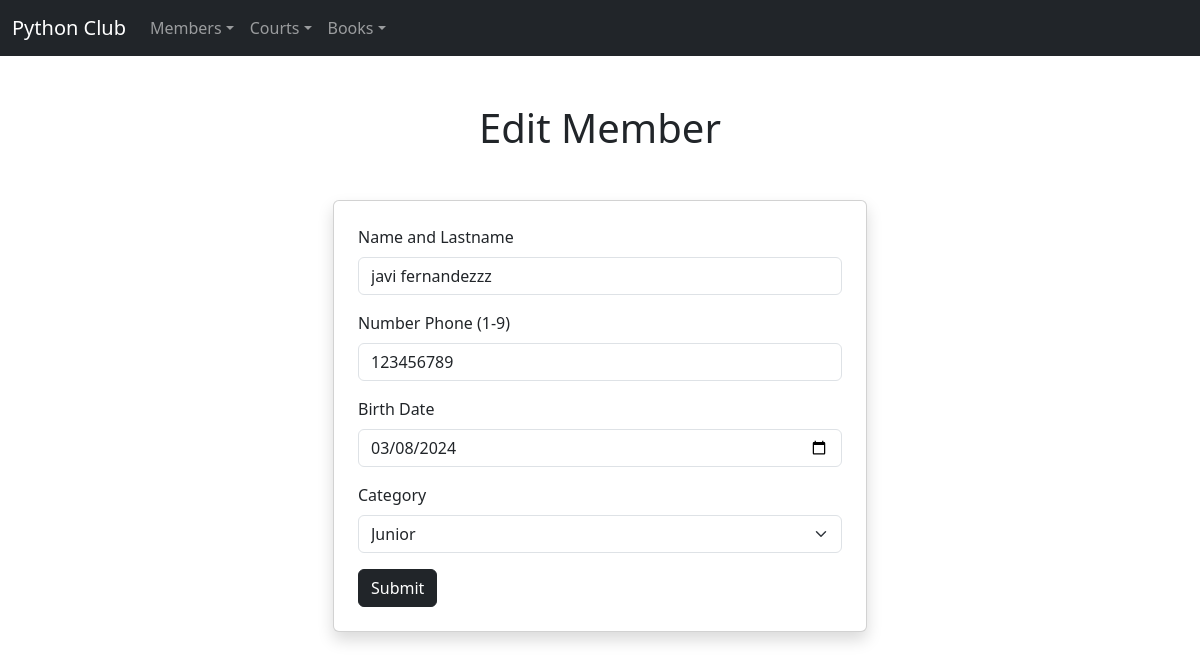
Screenshot of /members/1/edit/ with the database file from the repository.
### club/models.py (models this page shows, shortened)
class Member(models.Model):
    CATEGORIES =[
        ('Infant', 'Infant'),
        ('Junior', 'Junior'),
        ('Adult', 'Adult'),
        ('Senior', 'Senior'),
    ]
    id = models.AutoField(primary_key=True)
    full_name = models.CharField(max_length=100)
    phone = models.IntegerField()
    birth_date = models.DateField()
    category = models.CharField(max_length=20, choices=CATEGORIES)

### club/views.py (the view)
# urls.py: path('members/<int:member_id>/edit/', views.member_edit, name='member_edit'),
def member_edit(request, member_id):
    member = get_object_or_404(Member, id=member_id)
    if request.method == 'POST':
        form = MemberForm(request.POST, instance=member)
        if form.is_valid():
            form.save()
            return redirect('member_all')
    else:
        form = MemberForm(instance=member)
    return render(request, 'member/member_Edit.html', {'form': form, 'member': member})

### club/forms.py
class MemberForm(forms.ModelForm):
    class Meta:
        model = Member
        fields = ['full_name', 'phone', 'birth_date', 'category']
        labels = {
            'full_name': 'Name and Lastname',
            'phone': 'Number Phone (123456789)',
            'birth_date': 'Birth Date',
            'category': 'Category',
        }
        widgets = {
            'full_name': forms.TextInput(attrs={'class': 'form-control', 'placeholder': 'Name and Lastname', 'required': True}),
            'phone': forms.TextInput(attrs={'class': 'form-control', 'placeholder': 'Number Phone', 'pattern': '[0-9]{9}', 'minlength': '9', 'maxlength': '14', 'required': True}),
            'birth_date': forms.DateInput(attrs={'class': 'form-control','type':'date' ,'placeholder': 'Birth Date', 'required': True}),
            'category': forms.Select(attrs={'class': 'form-select', 'required': True}),
        }

### club/templates/member/member_Edit.html (shortened to what this page needs)
{% extends 'base.html' %}
{% block content %}
<h1 class="text-center mb-4">Edit Member</h1>
<div class="container mt-5">
  <div class="row justify-content-center">
    <div class="col-md-6">
      <div class="card shadow p-4">
        <form method="post">
          <div class="mb-3">
            <label for="id_full_name" class="form-label">Name and Lastname</label>
            {{ form.full_name }}
        </div>
          <div class="mb-3">
            <label for="id_phone" class="form-label">Number Phone (1-9)</label>
            {{ form.phone }}
          </div>
          <div class="mb-3">
            <label for="id_birth_date" class="form-label">Birth Date</label>
            {{ form.birth_date }}
          </div>
          <div class="mb-3">
            <label for="id_category" class="form-label">Category</label>
            {{ form.category }}
          </div>
          <button type="submit" class="btn btn-dark">Submit</button>
        </form>
      </div>
    </div>
  </div>
</div>
{% endblock %}

### rows the page displays
Member: full_name "javi fernandezzz", phone "123456789", birth_date "03/08/2024", category "Junior"
